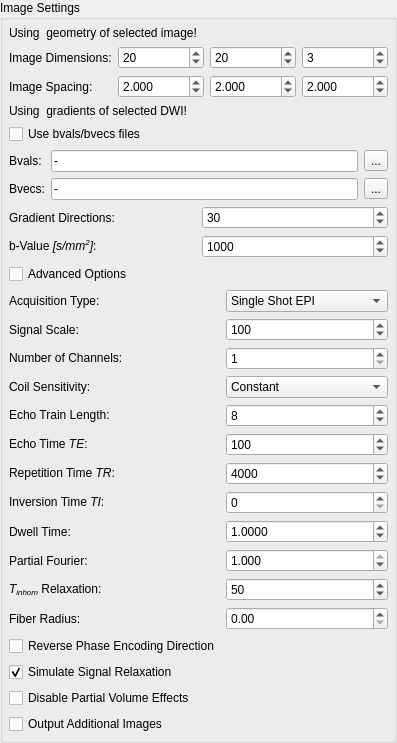
    <widget class="QGroupBox" name="groupBox">
     <property name="title">
      <string>Image Settings</string>
     </property>
     <layout class="QGridLayout" name="gridLayout">
      <property name="leftMargin">
       <number>6</number>
      </property>
      <property name="topMargin">
       <number>6</number>
      </property>
      <property name="rightMargin">
       <number>6</number>
      </property>
      <property name="bottomMargin">
       <number>6</number>
      </property>
      <item row="2" column="0">
       <widget class="QLabel" name="m_GeometryMessage">
        <property name="text">
         <string>Using  geometry of selected image!</string>
        </property>
       </widget>
      </item>
      <item row="9" column="0">
       <widget class="QFrame" name="m_AdvancedSignalOptionsFrame">
        <property name="frameShape">
         <enum>QFrame::NoFrame</enum>
        </property>
        <property name="frameShadow">
         <enum>QFrame::Raised</enum>
        </property>
        <layout class="QGridLayout" name="gridLayout_23">
         <property name="leftMargin">
          <number>0</number>
         </property>
         <property name="topMargin">
          <number>0</number>
         </property>
         <property name="rightMargin">
          <number>0</number>
         </property>
         <property name="bottomMargin">
          <number>0</number>
         </property>
         <property name="horizontalSpacing">
          <number>6</number>
         </property>
         <item row="8" column="1">
          <widget class="QSpinBox" name="m_TIbox">
           <property name="toolTip">
            <string>Inversion time (in ms) for inversion recovery sequences, shorter than TR. If 0, no inversion pulse is simulated. Used only with signal relaxation.</string>
           </property>
           <property name="minimum">
            <number>0</number>
           </property>
           <property name="maximum">
            <number>999999999</number>
           </property>
           <property name="singleStep">
            <number>1</number>
           </property>
           <property name="value">
            <number>0</number>
           </property>
          </widget>
         </item>
         <item row="11" column="0">
          <widget class="QLabel" name="m_TensorsToDWIBValueLabel_12">
           <property name="toolTip">
            <string/>
           </property>
           <property name="statusTip">
            <string/>
           </property>
           <property name="whatsThis">
            <string/>
           </property>
           <property name="text">
            <string>&lt;html&gt;&lt;head/&gt;&lt;body&gt;&lt;p&gt;&lt;span style=&quot; font-style:italic;&quot;&gt;T&lt;/span&gt;&lt;span style=&quot; font-style:italic; vertical-align:sub;&quot;&gt;inhom&lt;/span&gt; Relaxation: &lt;/p&gt;&lt;/body&gt;&lt;/html&gt;</string>
           </property>
           <property name="wordWrap">
            <bool>false</bool>
           </property>
          </widget>
         </item>
         <item row="11" column="1">
          <widget class="QSpinBox" name="m_T2starBox">
           <property name="toolTip">
            <string>Relaxation time due to magnetic field inhomogeneities (T2', in milliseconds).</string>
           </property>
           <property name="minimum">
            <number>1</number>
           </property>
           <property name="maximum">
            <number>10000</number>
           </property>
           <property name="singleStep">
            <number>1</number>
           </property>
           <property name="value">
            <number>50</number>
           </property>
          </widget>
         </item>
         <item row="7" column="0">
          <widget class="QLabel" name="m_TensorsToDWIBValueLabel_14">
           <property name="toolTip">
            <string/>
           </property>
           <property name="statusTip">
            <string/>
           </property>
           <property name="whatsThis">
            <string/>
           </property>
           <property name="text">
            <string>&lt;html&gt;&lt;head/&gt;&lt;body&gt;&lt;p&gt;Repetition Time &lt;span style=&quot; font-style:italic;&quot;&gt;TR&lt;/span&gt;: &lt;/p&gt;&lt;/body&gt;&lt;/html&gt;</string>
           </property>
           <property name="wordWrap">
            <bool>false</bool>
           </property>
          </widget>
         </item>
         <item row="5" column="1">
          <widget class="QSpinBox" name="m_TEbox">
           <property name="toolTip">
            <string>TE in milliseconds</string>
           </property>
           <property name="minimum">
            <number>1</number>
           </property>
           <property name="maximum">
            <number>999999999</number>
           </property>
           <property name="singleStep">
            <number>1</number>
           </property>
           <property name="value">
            <number>100</number>
           </property>
          </widget>
         </item>
         <item row="10" column="0">
          <widget class="QLabel" name="m_TensorsToDWIBValueLabel_32">
           <property name="toolTip">
            <string/>
           </property>
           <property name="statusTip">
            <string/>
           </property>
           <property name="whatsThis">
            <string/>
           </property>
           <property name="text">
            <string>Partial Fourier:</string>
           </property>
           <property name="wordWrap">
            <bool>false</bool>
           </property>
          </widget>
         </item>
         <item row="10" column="1">
          <widget class="QDoubleSpinBox" name="m_PartialFourier">
           <property name="toolTip">
            <string>Partial fourier factor (0.5-1)</string>
           </property>
           <property name="decimals">
            <number>3</number>
           </property>
           <property name="minimum">
            <double>0.500000000000000</double>
           </property>
           <property name="maximum">
            <double>1.000000000000000</double>
           </property>
           <property name="singleStep">
            <double>0.100000000000000</double>
           </property>
           <property name="value">
            <double>1.000000000000000</double>
           </property>
          </widget>
         </item>
         <item row="14" column="0">
          <widget class="QCheckBox" name="m_ReversePhaseBox">
           <property name="toolTip">
            <string>Reverse the phase encoding direction (posterior-anterior instead of anterior-posterior).</string>
           </property>
           <property name="text">
            <string>Reverse Phase Encoding Direction</string>
           </property>
           <property name="checked">
            <bool>false</bool>
           </property>
          </widget>
         </item>
         <item row="9" column="1">
          <widget class="QDoubleSpinBox" name="m_LineReadoutTimeBox">
           <property name="toolTip">
            <string>Dwell time (time to read one line in k-space) in ms.</string>
           </property>
           <property name="decimals">
            <number>4</number>
           </property>
           <property name="minimum">
            <double>0.000100000000000</double>
           </property>
           <property name="maximum">
            <double>100.000000000000000</double>
           </property>
           <property name="singleStep">
            <double>0.100000000000000</double>
           </property>
           <property name="value">
            <double>1.000000000000000</double>
           </property>
          </widget>
         </item>
         <item row="2" column="1">
          <widget class="QSpinBox" name="m_NumCoilsBox">
           <property name="toolTip">
            <string>Number of coil elements used for the acquisiton.</string>
           </property>
           <property name="minimum">
            <number>1</number>
           </property>
           <property name="maximum">
            <number>128</number>
           </property>
           <property name="singleStep">
            <number>1</number>
           </property>
           <property name="value">
            <number>1</number>
           </property>
          </widget>
         </item>
         <item row="13" column="1">
          <widget class="QDoubleSpinBox" name="m_FiberRadius">
           <property name="toolTip">
            <string>Fiber radius used to calculate volume fractions (in µm). Set to 0 for automatic radius estimation.</string>
           </property>
           <property name="maximum">
            <double>9999.000000000000000</double>
           </property>
          </widget>
         </item>
         <item row="9" column="0">
          <widget class="QLabel" name="m_TensorsToDWIBValueLabel_15">
           <property name="toolTip">
            <string/>
           </property>
           <property name="statusTip">
            <string/>
           </property>
           <property name="whatsThis">
            <string/>
           </property>
           <property name="text">
            <string>Dwell Time:</string>
           </property>
           <property name="wordWrap">
            <bool>false</bool>
           </property>
          </widget>
         </item>
         <item row="16" column="0">
          <widget class="QCheckBox" name="m_EnforcePureFiberVoxelsBox">
           <property name="toolTip">
            <string>Disable partial volume. Treat voxel content as fiber-only if at least one fiber is present.</string>
           </property>
           <property name="text">
            <string>Disable Partial Volume Effects</string>
           </property>
           <property name="checked">
            <bool>false</bool>
           </property>
          </widget>
         </item>
         <item row="0" column="0">
          <widget class="QLabel" name="m_TensorsToDWINumDirsLabel_6">
           <property name="text">
            <string>Acquisition Type:</string>
           </property>
          </widget>
         </item>
         <item row="13" column="0">
          <widget class="QLabel" name="m_TensorsToDWINumDirsLabel_4">
           <property name="text">
            <string>Fiber Radius:</string>
           </property>
          </widget>
         </item>
         <item row="1" column="0">
          <widget class="QLabel" name="m_TensorsToDWINumDirsLabel_5">
           <property name="text">
            <string>Signal Scale:</string>
           </property>
          </widget>
         </item>
         <item row="2" column="0">
          <widget class="QLabel" name="m_TensorsToDWIBValueLabel_13">
           <property name="toolTip">
            <string/>
           </property>
           <property name="statusTip">
            <string/>
           </property>
           <property name="whatsThis">
            <string/>
           </property>
           <property name="text">
            <string>&lt;html&gt;&lt;head/&gt;&lt;body&gt;&lt;p&gt;Number of Channels:&lt;/p&gt;&lt;/body&gt;&lt;/html&gt;</string>
           </property>
           <property name="wordWrap">
            <bool>false</bool>
           </property>
          </widget>
         </item>
         <item row="7" column="1">
          <widget class="QSpinBox" name="m_TRbox">
           <property name="toolTip">
            <string>TR in milliseconds</string>
           </property>
           <property name="minimum">
            <number>1</number>
           </property>
           <property name="maximum">
            <number>999999999</number>
           </property>
           <property name="singleStep">
            <number>1</number>
           </property>
           <property name="value">
            <number>4000</number>
           </property>
          </widget>
         </item>
         <item row="0" column="1">
          <widget class="QComboBox" name="m_AcquisitionTypeBox">
           <item>
            <property name="text">
             <string>Single Shot EPI</string>
            </property>
           </item>
           <item>
            <property name="text">
             <string>Conventional Spin Echo</string>
            </property>
           </item>
           <item>
            <property name="text">
             <string>Fast Spin Echo</string>
            </property>
           </item>
          </widget>
         </item>
         <item row="1" column="1">
          <widget class="QSpinBox" name="m_SignalScaleBox">
           <property name="toolTip">
            <string/>
           </property>
           <property name="minimum">
            <number>1</number>
           </property>
           <property name="maximum">
            <number>100000</number>
           </property>
           <property name="singleStep">
            <number>1</number>
           </property>
           <property name="value">
            <number>100</number>
           </property>
          </widget>
         </item>
         <item row="3" column="1">
          <widget class="QComboBox" name="m_CoilSensBox">
           <item>
            <property name="text">
             <string>Constant</string>
            </property>
           </item>
           <item>
            <property name="text">
             <string>Linear</string>
            </property>
           </item>
           <item>
            <property name="text">
             <string>Exponential</string>
            </property>
           </item>
          </widget>
         </item>
         <item row="15" column="0">
          <widget class="QCheckBox" name="m_RelaxationBox">
           <property name="toolTip">
            <string>&lt;html&gt;&lt;head/&gt;&lt;body&gt;&lt;p&gt;&lt;span style=&quot; font-style:italic;&quot;&gt;TE&lt;/span&gt;, &lt;span style=&quot; font-style:italic;&quot;&gt;T&lt;/span&gt;&lt;span style=&quot; font-style:italic; vertical-align:sub;&quot;&gt;inhom&lt;/span&gt; and &lt;span style=&quot; font-style:italic;&quot;&gt;T2&lt;/span&gt; will have no effect if unchecked.&lt;/p&gt;&lt;/body&gt;&lt;/html&gt;</string>
           </property>
           <property name="text">
            <string>Simulate Signal Relaxation</string>
           </property>
           <property name="checked">
            <bool>true</bool>
           </property>
          </widget>
         </item>
         <item row="5" column="0">
          <widget class="QLabel" name="m_TensorsToDWIBValueLabel_33">
           <property name="toolTip">
            <string/>
           </property>
           <property name="statusTip">
            <string/>
           </property>
           <property name="whatsThis">
            <string/>
           </property>
           <property name="text">
            <string>&lt;html&gt;&lt;head/&gt;&lt;body&gt;&lt;p&gt;Echo Time &lt;span style=&quot; font-style:italic;&quot;&gt;TE&lt;/span&gt;:  &lt;/p&gt;&lt;/body&gt;&lt;/html&gt;</string>
           </property>
           <property name="wordWrap">
            <bool>false</bool>
           </property>
          </widget>
         </item>
         <item row="3" column="0">
          <widget class="QLabel" name="m_TensorsToDWIBValueLabel_34">
           <property name="toolTip">
            <string/>
           </property>
           <property name="statusTip">
            <string/>
           </property>
           <property name="whatsThis">
            <string/>
           </property>
           <property name="text">
            <string>&lt;html&gt;&lt;head/&gt;&lt;body&gt;&lt;p&gt;Coil Sensitivity:&lt;/p&gt;&lt;/body&gt;&lt;/html&gt;</string>
           </property>
           <property name="wordWrap">
            <bool>false</bool>
           </property>
          </widget>
         </item>
         <item row="8" column="0">
          <widget class="QLabel" name="m_TensorsToDWIBValueLabel_17">
           <property name="toolTip">
            <string/>
           </property>
           <property name="statusTip">
            <string/>
           </property>
           <property name="whatsThis">
            <string/>
           </property>
           <property name="text">
            <string>&lt;html&gt;&lt;head/&gt;&lt;body&gt;&lt;p&gt;Inversion Time &lt;span style=&quot; font-style:italic;&quot;&gt;TI&lt;/span&gt;: &lt;/p&gt;&lt;/body&gt;&lt;/html&gt;</string>
           </property>
           <property name="wordWrap">
            <bool>false</bool>
           </property>
          </widget>
         </item>
         <item row="17" column="0">
          <widget class="QCheckBox" name="m_VolumeFractionsBox">
           <property name="toolTip">
            <string>Output phase image and volume fraction maps.</string>
           </property>
           <property name="text">
            <string>Output Additional Images</string>
           </property>
           <property name="checked">
            <bool>false</bool>
           </property>
          </widget>
         </item>
         <item row="4" column="0">
          <widget class="QLabel" name="m_TensorsToDWIBValueLabel_35">
           <property name="toolTip">
            <string/>
           </property>
           <property name="statusTip">
            <string/>
           </property>
           <property name="whatsThis">
            <string/>
           </property>
           <property name="text">
            <string>&lt;html&gt;&lt;head/&gt;&lt;body&gt;&lt;p&gt;Echo Train Length: &lt;/p&gt;&lt;/body&gt;&lt;/html&gt;</string>
           </property>
           <property name="wordWrap">
            <bool>false</bool>
           </property>
          </widget>
         </item>
         <item row="4" column="1">
          <widget class="QSpinBox" name="m_EtlBox">
           <property name="toolTip">
            <string>Only relevant for Fast Spin Echo sequence (number of k-space lines acquired with one RF pulse)</string>
           </property>
           <property name="minimum">
            <number>1</number>
           </property>
           <property name="maximum">
            <number>999999999</number>
           </property>
           <property name="singleStep">
            <number>1</number>
           </property>
           <property name="value">
            <number>8</number>
           </property>
          </widget>
         </item>
        </layout>
       </widget>
      </item>
      <item row="7" column="0">
       <widget class="QFrame" name="m_GenerateGradientsFrame">
        <property name="frameShape">
         <enum>QFrame::NoFrame</enum>
        </property>
        <property name="frameShadow">
         <enum>QFrame::Raised</enum>
        </property>
        <layout class="QGridLayout" name="gridLayout_24">
         <property name="leftMargin">
          <number>0</number>
         </property>
         <property name="topMargin">
          <number>0</number>
         </property>
         <property name="rightMargin">
          <number>0</number>
         </property>
         <property name="bottomMargin">
          <number>0</number>
         </property>
         <property name="spacing">
          <number>6</number>
         </property>
         <item row="2" column="0">
          <widget class="QLabel" name="m_TensorsToDWIBValueLabel">
           <property name="toolTip">
            <string/>
           </property>
           <property name="statusTip">
            <string/>
           </property>
           <property name="whatsThis">
            <string/>
           </property>
           <property name="text">
            <string>&lt;html&gt;&lt;head/&gt;&lt;body&gt;&lt;p&gt;b-Value&lt;span style=&quot; font-style:italic;&quot;&gt; [s/mm&lt;/span&gt;&lt;span style=&quot; font-style:italic; vertical-align:super;&quot;&gt;2&lt;/span&gt;&lt;span style=&quot; font-style:italic;&quot;&gt;]&lt;/span&gt;:&lt;/p&gt;&lt;/body&gt;&lt;/html&gt;</string>
           </property>
           <property name="wordWrap">
            <bool>false</bool>
           </property>
          </widget>
         </item>
         <item row="2" column="1">
          <widget class="QSpinBox" name="m_BvalueBox">
           <property name="toolTip">
            <string>b-value in s/mm²</string>
           </property>
           <property name="minimum">
            <number>0</number>
           </property>
           <property name="maximum">
            <number>10000</number>
           </property>
           <property name="singleStep">
            <number>100</number>
           </property>
           <property name="value">
            <number>1000</number>
           </property>
          </widget>
         </item>
         <item row="1" column="0">
          <widget class="QLabel" name="m_TensorsToDWINumDirsLabel">
           <property name="text">
            <string>Gradient Directions:</string>
           </property>
          </widget>
         </item>
         <item row="1" column="1">
          <widget class="QSpinBox" name="m_NumGradientsBox">
           <property name="toolTip">
            <string>Number of gradient directions distributed over the half sphere.</string>
           </property>
           <property name="minimum">
            <number>0</number>
           </property>
           <property name="maximum">
            <number>10000</number>
           </property>
           <property name="singleStep">
            <number>1</number>
           </property>
           <property name="value">
            <number>30</number>
           </property>
          </widget>
         </item>
        </layout>
       </widget>
      </item>
      <item row="8" column="0">
       <widget class="QCheckBox" name="m_AdvancedOptionsBox_2">
        <property name="text">
         <string>Advanced Options</string>
        </property>
       </widget>
      </item>
      <item row="4" column="0">
       <widget class="QLabel" name="m_DiffusionPropsMessage">
        <property name="text">
         <string>Using  gradients of selected DWI!</string>
        </property>
       </widget>
      </item>
      <item row="3" column="0">
       <widget class="QFrame" name="m_GeometryFrame">
        <property name="frameShape">
         <enum>QFrame::NoFrame</enum>
        </property>
        <property name="frameShadow">
         <enum>QFrame::Raised</enum>
        </property>
        <layout class="QGridLayout" name="gridLayout_7">
         <property name="leftMargin">
          <number>0</number>
         </property>
         <property name="topMargin">
          <number>0</number>
         </property>
         <property name="rightMargin">
          <number>0</number>
         </property>
         <property name="bottomMargin">
          <number>0</number>
         </property>
         <item row="2" column="2">
          <widget class="QDoubleSpinBox" name="m_SpacingY">
           <property name="decimals">
            <number>3</number>
           </property>
           <property name="minimum">
            <double>0.100000000000000</double>
           </property>
           <property name="maximum">
            <double>50.000000000000000</double>
           </property>
           <property name="singleStep">
            <double>0.100000000000000</double>
           </property>
           <property name="value">
            <double>2.000000000000000</double>
           </property>
          </widget>
         </item>
         <item row="2" column="0">
          <widget class="QLabel" name="label_2">
           <property name="text">
            <string>Image Spacing:</string>
           </property>
          </widget>
         </item>
         <item row="2" column="3">
          <widget class="QDoubleSpinBox" name="m_SpacingZ">
           <property name="decimals">
            <number>3</number>
           </property>
           <property name="minimum">
            <double>0.100000000000000</double>
           </property>
           <property name="maximum">
            <double>50.000000000000000</double>
           </property>
           <property name="singleStep">
            <double>0.100000000000000</double>
           </property>
           <property name="value">
            <double>2.000000000000000</double>
           </property>
          </widget>
         </item>
         <item row="2" column="1">
          <widget class="QDoubleSpinBox" name="m_SpacingX">
           <property name="decimals">
            <number>3</number>
           </property>
           <property name="minimum">
            <double>0.100000000000000</double>
           </property>
           <property name="maximum">
            <double>50.000000000000000</double>
           </property>
           <property name="singleStep">
            <double>0.100000000000000</double>
           </property>
           <property name="value">
            <double>2.000000000000000</double>
           </property>
          </widget>
         </item>
         <item row="0" column="0">
          <widget class="QLabel" name="label">
           <property name="text">
            <string>Image Dimensions:</string>
           </property>
          </widget>
         </item>
         <item row="0" column="1">
          <widget class="QSpinBox" name="m_SizeX">
           <property name="toolTip">
            <string>Image size in x direction (number of voxels).</string>
           </property>
           <property name="minimum">
            <number>1</number>
           </property>
           <property name="maximum">
            <number>1000</number>
           </property>
           <property name="singleStep">
            <number>1</number>
           </property>
           <property name="value">
            <number>20</number>
           </property>
          </widget>
         </item>
         <item row="0" column="2">
          <widget class="QSpinBox" name="m_SizeY">
           <property name="toolTip">
            <string>Image size in y direction (number of voxels).</string>
           </property>
           <property name="minimum">
            <number>1</number>
           </property>
           <property name="maximum">
            <number>1000</number>
           </property>
           <property name="singleStep">
            <number>1</number>
           </property>
           <property name="value">
            <number>20</number>
           </property>
          </widget>
         </item>
         <item row="0" column="3">
          <widget class="QSpinBox" name="m_SizeZ">
           <property name="toolTip">
            <string>Image size in z direction (number of voxels).</string>
           </property>
           <property name="minimum">
            <number>1</number>
           </property>
           <property name="maximum">
            <number>1000</number>
           </property>
           <property name="singleStep">
            <number>1</number>
           </property>
           <property name="value">
            <number>3</number>
           </property>
          </widget>
         </item>
        </layout>
       </widget>
      </item>
      <item row="5" column="0">
       <widget class="QCheckBox" name="m_UseBvalsBvecsBox">
        <property name="text">
         <string>Use bvals/bvecs files</string>
        </property>
       </widget>
      </item>
      <item row="6" column="0">
       <widget class="QFrame" name="m_LoadGradientsFrame">
        <property name="frameShape">
         <enum>QFrame::NoFrame</enum>
        </property>
        <property name="frameShadow">
         <enum>QFrame::Raised</enum>
        </property>
        <layout class="QGridLayout" name="gridLayout_3">
         <property name="leftMargin">
          <number>0</number>
         </property>
         <property name="topMargin">
          <number>0</number>
         </property>
         <property name="rightMargin">
          <number>0</number>
         </property>
         <property name="bottomMargin">
          <number>0</number>
         </property>
         <item row="0" column="2">
          <widget class="QToolButton" name="m_LoadBvalsButton">
           <property name="text">
            <string>...</string>
           </property>
          </widget>
         </item>
         <item row="2" column="2">
          <widget class="QToolButton" name="m_LoadBvecsButton">
           <property name="text">
            <string>...</string>
           </property>
          </widget>
         </item>
         <item row="0" column="1">
          <widget class="QLineEdit" name="m_LoadBvalsEdit">
           <property name="text">
            <string>-</string>
           </property>
           <property name="readOnly">
            <bool>false</bool>
           </property>
          </widget>
         </item>
         <item row="2" column="0">
          <widget class="QLabel" name="label_12">
           <property name="toolTip">
            <string/>
           </property>
           <property name="statusTip">
            <string/>
           </property>
           <property name="whatsThis">
            <string/>
           </property>
           <property name="text">
            <string>Bvecs:</string>
           </property>
           <property name="wordWrap">
            <bool>false</bool>
           </property>
          </widget>
         </item>
         <item row="0" column="0">
          <widget class="QLabel" name="label_11">
           <property name="toolTip">
            <string/>
           </property>
           <property name="statusTip">
            <string/>
           </property>
           <property name="whatsThis">
            <string/>
           </property>
           <property name="text">
            <string>Bvals:</string>
           </property>
           <property name="wordWrap">
            <bool>false</bool>
           </property>
          </widget>
         </item>
         <item row="2" column="1">
          <widget class="QLineEdit" name="m_LoadBvecsEdit">
           <property name="text">
            <string>-</string>
           </property>
           <property name="readOnly">
            <bool>false</bool>
           </property>
          </widget>
         </item>
        </layout>
       </widget>
      </item>
     </layout>
    </widget>
